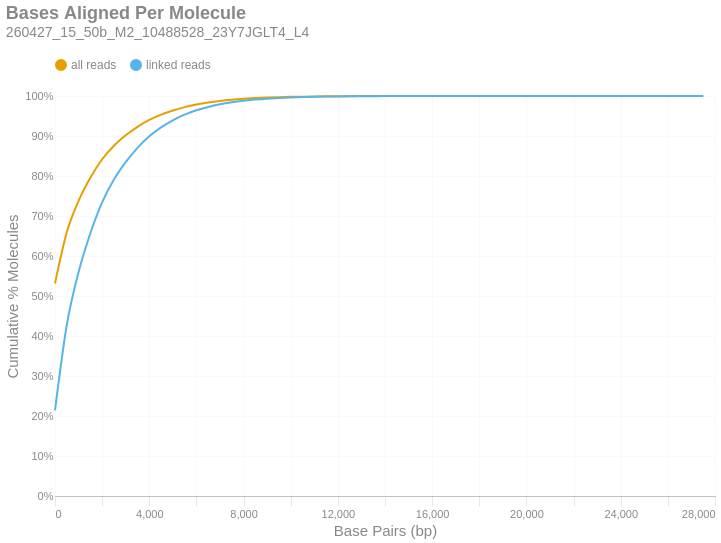

The cell this chart's notebook holds for it:
### Markdown cell above
### Bases Aligned Per Molecule
This is a cumulative frequency distribution showing the number of base pairs aligned per unique molecule. These data are shown in 500 bp bins. There are two distributions: one with `all reads` (yellow) and another with only `linked reads` (blue). The percent of molecules in the `linked reads` distribution is relative to the total number of linked molecules.

### Code cell
if SKIPLR:
    print_html(f"Skipped")
else:
    binned_df = consolidated_hist(valids['aligned_bp'], mask, 500, True)
    with SafeRender(binned_df):
        (
            density_plot(binned_df, 'Bases Aligned Per Molecule', samplename, 'basesper')
            .encode(
                x=alt.X('bin:Q', title="Base Pairs (bp)").axis(tickMinStep=500).scale(padding=0),
                y=alt.Y('value:Q', title='Cumulative % Molecules')
                    .axis(format='%')
                    .scale(domain = [0,1])
                    .stack(False),
                color=alt.Color("key:N").scale(domain = ["all reads", "linked reads"]),
                tooltip = [
                    alt.Tooltip("key:N", title = "Data Type"),
                    alt.Tooltip("range_label:N", title="Bases Aligned Per Molecule"),
                    alt.Tooltip("value:Q", format = ".2%", title="% Molecules (Cum.)")
                ]
            )
        ).display()

### Figure 1 — Vega-Lite specification as saved in the notebook (floating-point values rounded to 4 significant figures)
{"width": "container", "height": 400, "config": {"title": {"anchor": "start", "dy": -15, "fontSize": 18, "color": "#888888", "subtitleColor": "#888888", "subtitleFontSize": 14}, "arc": {"fill": "#0072B2"}, "axis": {"domainColor": "#888888", "domainWidth": 0.5, "gridWidth": 0.2, "grid": false, "titleFontWeight": 400, "titleFontSize": 15, "labelFontSize": 11, "labelColor": "#888888", "tickColor": "#888888", "tickWidth": 0.2, "titleColor": "#888888"}, "axisBand": {"grid": false}, "axisX": {"grid": true, "tickSize": 10, "domainCap": "round"}, "axisY": {"domain": false, "grid": true, "tickSize": 0, "domainCap": "round"}, "background": "transparent", "header": {"labelFontSize": 15, "labelColor": "#888888", "titleFontSize": 15, "titleFontWeight": 600, "titleColor": "#888888"}, "legend": {"labelFont": "sans-serif", "labelFontSize": 12, "labelColor": "#888888", "symbolSize": 100, "symbolType": "circle", "titleFontSize": 12, "titlePadding": 10, "titleColor": "#888888", "title": null, "orient": "top"}, "range": {"category": ["#E69F00", "#56B4E9", "#009E73", "#F0E442", "#0072B2", "#D55E00", "#CC79A7", "#000000"], "diverging": ["#cfe8f3", "#a2d4ec", "#73bfe2", "#46abdb", "#1696d2", "#12719e"]}, "area": {"fill": "#0072B2", "fillOpacity": 0.7, "line": true, "strokeOpacity": 0.7}, "line": {"color": "#0072B2", "stroke": "#0072B2", "strokeWidth": 2}, "trail": {"color": "#0072B2", "stroke": "#0072B2", "strokeWidth": 0, "size": 1}, "point": {"filled": true, "fillOpacity": 1.0, "size": 95}, "text": {"color": "#888888", "fontSize": 11, "align": "right", "fontWeight": 400, "size": 11}, "bar": {"fill": "#0072B2", "stroke": null}, "view": {"stroke": null, "continuousWidth": 660, "continuousHeight": 400}}, "data": {"name": "data-04809207689649821e4cdf4ae3b3608b"}, "mark": {"type": "line", "interpolate": "monotone", "point": {"opacity": 0, "size": 275}}, "encoding": {"color": {"field": "key", "scale": {"domain": ["all reads", "linked reads"]}, "type": "nominal"}, "tooltip": [{"field": "key", "title": "Data Type", "type": "nominal"}, {"field": "range_label", "title": "Bases Aligned Per Molecule", "type": "nominal"}, {"field": "value", "format": ".2%", "title": "% Molecules (Cum.)", "type": "quantitative"}], "x": {"axis": {"tickMinStep": 500}, "field": "bin", "scale": {"padding": 0}, "title": "Base Pairs (bp)", "type": "quantitative"}, "y": {"axis": {"format": "%"}, "field": "value", "scale": {"domain": [0, 1]}, "stack": false, "title": "Cumulative % Molecules", "type": "quantitative"}}, "params": [{"name": "param_c36ac31b6afebe62", "select": {"type": "point", "fields": ["key"]}, "bind": "legend"}], "title": {"text": "Bases Aligned Per Molecule", "subtitle": "260427_15_50b_M2_10488528_23Y7JGLT4_L4"}, "transform": [{"fold": ["all reads (cumsum)", "linked reads (cumsum)"]}, {"calculate": "replace(datum.key, ' (cumsum)', '')", "as": "key"}, {"filter": {"param": "param_c36ac31b6afebe62"}}], "usermeta": {"embedOptions": {"downloadFileName": "260427_15_50b_M2_10488528_23Y7JGLT4_L4.basesper"}}, "$schema": "https://vega.github.io/schema/vega-lite/v6.4.1.json", "datasets": {"data-04809207689649821e4cdf4ae3b3608b": [{"bin": "0.0", "interval": "0.0-500.0", "all reads": 0.5313, "linked reads": 0.2138, "all reads (cumsum)": 0.5313, "linked reads (cumsum)": 0.2138, "range_label": "0-499"}, {"bin": "500.0", "interval": "500.0-1000.0", "all reads": 0.128, "linked reads": 0.2136, "all reads (cumsum)": 0.6594, "linked reads (cumsum)": 0.4274, "range_label": "500-999"}, {"bin": "1000.0", "interval": "1000.0-1500.0", "all reads": 0.07861, "linked reads": 0.1321, "all reads (cumsum)": 0.738, "linked reads (cumsum)": 0.5595, "range_label": "1000-1499"}, {"bin": "1500.0", "interval": "1500.0-2000.0", "all reads": 0.05785, "linked reads": 0.09726, "all reads (cumsum)": 0.7959, "linked reads (cumsum)": 0.6568, "range_label": "1500-1999"}, {"bin": "2000.0", "interval": "2000.0-2500.0", "all reads": 0.04602, "linked reads": 0.07736, "all reads (cumsum)": 0.8419, "linked reads (cumsum)": 0.7341, "range_label": "2000-2499"}, {"bin": "2500.0", "interval": "2500.0-3000.0", "all reads": 0.03394, "linked reads": 0.05707, "all reads (cumsum)": 0.8758, "linked reads (cumsum)": 0.7912, "range_label": "2500-2999"}, {"bin": "3000.0", "interval": "3000.0-3500.0", "all reads": 0.02589, "linked reads": 0.04353, "all reads (cumsum)": 0.9017, "linked reads (cumsum)": 0.8347, "range_label": "3000-3499"}, {"bin": "3500.0", "interval": "3500.0-4000.0", "all reads": 0.02127, "linked reads": 0.03575, "all reads (cumsum)": 0.923, "linked reads (cumsum)": 0.8705, "range_label": "3500-3999"}, {"bin": "4000.0", "interval": "4000.0-4500.0", "all reads": 0.01714, "linked reads": 0.02881, "all reads (cumsum)": 0.9401, "linked reads (cumsum)": 0.8993, "range_label": "4000-4499"}, {"bin": "4500.0", "interval": "4500.0-5000.0", "all reads": 0.01335, "linked reads": 0.02245, "all reads (cumsum)": 0.9535, "linked reads (cumsum)": 0.9218, "range_label": "4500-4999"}, {"bin": "5000.0", "interval": "5000.0-5500.0", "all reads": 0.01046, "linked reads": 0.01759, "all reads (cumsum)": 0.9639, "linked reads (cumsum)": 0.9393, "range_label": "5000-5499"}, {"bin": "5500.0", "interval": "5500.0-6000.0", "all reads": 0.008292, "linked reads": 0.01394, "all reads (cumsum)": 0.9722, "linked reads (cumsum)": 0.9533, "range_label": "5500-5999"}, {"bin": "6000.0", "interval": "6000.0-6500.0", "all reads": 0.006487, "linked reads": 0.01091, "all reads (cumsum)": 0.9787, "linked reads (cumsum)": 0.9642, "range_label": "6000-6499"}, {"bin": "6500.0", "interval": "6500.0-7000.0", "all reads": 0.005063, "linked reads": 0.008512, "all reads (cumsum)": 0.9838, "linked reads (cumsum)": 0.9727, "range_label": "6500-6999"}, {"bin": "7000.0", "interval": "7000.0-7500.0", "all reads": 0.003918, "linked reads": 0.006586, "all reads (cumsum)": 0.9877, "linked reads (cumsum)": 0.9793, "range_label": "7000-7499"}, {"bin": "7500.0", "interval": "7500.0-8000.0", "all reads": 0.003007, "linked reads": 0.005056, "all reads (cumsum)": 0.9907, "linked reads (cumsum)": 0.9843, "range_label": "7500-7999"}, {"bin": "8000.0", "interval": "8000.0-8500.0", "all reads": 0.002296, "linked reads": 0.003861, "all reads (cumsum)": 0.993, "linked reads (cumsum)": 0.9882, "range_label": "8000-8499"}, {"bin": "8500.0", "interval": "8500.0-9000.0", "all reads": 0.001768, "linked reads": 0.002972, "all reads (cumsum)": 0.9948, "linked reads (cumsum)": 0.9912, "range_label": "8500-8999"}, {"bin": "9000.0", "interval": "9000.0-9500.0", "all reads": 0.001339, "linked reads": 0.002251, "all reads (cumsum)": 0.9961, "linked reads (cumsum)": 0.9934, "range_label": "9000-9499"}, {"bin": "9500.0", "interval": "9500.0-10000.0", "all reads": 0.001014, "linked reads": 0.001705, "all reads (cumsum)": 0.9971, "linked reads (cumsum)": 0.9951, "range_label": "9500-9999"}, {"bin": "10000.0", "interval": "10000.0-10500.0", "all reads": 0.0007621, "linked reads": 0.001281, "all reads (cumsum)": 0.9979, "linked reads (cumsum)": 0.9964, "range_label": "10000-10499"}, {"bin": "10500.0", "interval": "10500.0-11000.0", "all reads": 0.0005664, "linked reads": 0.0009522, "all reads (cumsum)": 0.9984, "linked reads (cumsum)": 0.9974, "range_label": "10500-10999"}, {"bin": "11000.0", "interval": "11000.0-11500.0", "all reads": 0.0004269, "linked reads": 0.0007177, "all reads (cumsum)": 0.9989, "linked reads (cumsum)": 0.9981, "range_label": "11000-11499"}, {"bin": "11500.0", "interval": "11500.0-12000.0", "all reads": 0.0003098, "linked reads": 0.0005209, "all reads (cumsum)": 0.9992, "linked reads (cumsum)": 0.9986, "range_label": "11500-11999"}, {"bin": "12000.0", "interval": "12000.0-12500.0", "all reads": 0.0002331, "linked reads": 0.000392, "all reads (cumsum)": 0.9994, "linked reads (cumsum)": 0.999, "range_label": "12000-12499"}, {"bin": "12500.0", "interval": "12500.0-13000.0", "all reads": 0.0001678, "linked reads": 0.0002821, "all reads (cumsum)": 0.9996, "linked reads (cumsum)": 0.9993, "range_label": "12500-12999"}, {"bin": "13000.0", "interval": "13000.0-13500.0", "all reads": 0.0001235, "linked reads": 0.0002076, "all reads (cumsum)": 0.9997, "linked reads (cumsum)": 0.9995, "range_label": "13000-13499"}, {"bin": "13500.0", "interval": "13500.0-14000.0", "all reads": 8.47e-05, "linked reads": 0.0001424, "all reads (cumsum)": 0.9998, "linked reads (cumsum)": 0.9996, "range_label": "13500-13999"}, {"bin": "14000.0", "interval": "14000.0-14500.0", "all reads": 6.302e-05, "linked reads": 0.000106, "all reads (cumsum)": 0.9998, "linked reads (cumsum)": 0.9997, "range_label": "14000-14499"}, {"bin": "14500.0", "interval": "14500.0-15000.0", "all reads": 4.621e-05, "linked reads": 7.769e-05, "all reads (cumsum)": 0.9999, "linked reads (cumsum)": 0.9998, "range_label": "14500-14999"}, {"bin": "15000.0", "interval": "15000.0-15500.0", "all reads": 3.341e-05, "linked reads": 5.618e-05, "all reads (cumsum)": 0.9999, "linked reads (cumsum)": 0.9999, "range_label": "15000-15499"}, {"bin": "15500.0", "interval": "15500.0-16000.0", "all reads": 2.397e-05, "linked reads": 4.03e-05, "all reads (cumsum)": 0.9999, "linked reads (cumsum)": 0.9999, "range_label": "15500-15999"}, {"bin": "16000.0", "interval": "16000.0-16500.0", "all reads": 1.579e-05, "linked reads": 2.655e-05, "all reads (cumsum)": 1.0, "linked reads (cumsum)": 0.9999, "range_label": "16000-16499"}, {"bin": "16500.0", "interval": "16500.0-17000.0", "all reads": 1.356e-05, "linked reads": 2.28e-05, "all reads (cumsum)": 1.0, "linked reads (cumsum)": 1.0, "range_label": "16500-16999"}, {"bin": "17000.0", "interval": "17000.0-17500.0", "all reads": 7.769e-06, "linked reads": 1.306e-05, "all reads (cumsum)": 1.0, "linked reads (cumsum)": 1.0, "range_label": "17000-17499"}, {"bin": "17500.0", "interval": "17500.0-18000.0", "all reads": 5.433e-06, "linked reads": 9.135e-06, "all reads (cumsum)": 1.0, "linked reads (cumsum)": 1.0, "range_label": "17500-17999"}, {"bin": "18000.0", "interval": "18000.0-18500.0", "all reads": 3.148e-06, "linked reads": 5.293e-06, "all reads (cumsum)": 1.0, "linked reads (cumsum)": 1.0, "range_label": "18000-18499"}, {"bin": "18500.0", "interval": "18500.0-19000.0", "all reads": 2.742e-06, "linked reads": 4.61e-06, "all reads (cumsum)": 1.0, "linked reads (cumsum)": 1.0, "range_label": "18500-18999"}, {"bin": "19000.0", "interval": "19000.0-19500.0", "all reads": 1.523e-06, "linked reads": 2.561e-06, "all reads (cumsum)": 1.0, "linked reads (cumsum)": 1.0, "range_label": "19000-19499"}, {"bin": "19500.0", "interval": "19500.0-20000.0", "all reads": 1.32e-06, "linked reads": 2.22e-06, "all reads (cumsum)": 1.0, "linked reads (cumsum)": 1.0, "range_label": "19500-19999"}, {"bin": "20000.0", "interval": "20000.0-20500.0", "all reads": 6.094e-07, "linked reads": 1.025e-06, "all reads (cumsum)": 1.0, "linked reads (cumsum)": 1.0, "range_label": "20000-20499"}, {"bin": "20500.0", "interval": "20500.0-21000.0", "all reads": 5.078e-07, "linked reads": 8.538e-07, "all reads (cumsum)": 1.0, "linked reads (cumsum)": 1.0, "range_label": "20500-20999"}, {"bin": "21000.0", "interval": "21000.0-21500.0", "all reads": 5.078e-07, "linked reads": 8.538e-07, "all reads (cumsum)": 1.0, "linked reads (cumsum)": 1.0, "range_label": "21000-21499"}, {"bin": "21500.0", "interval": "21500.0-22000.0", "all reads": 3.047e-07, "linked reads": 5.123e-07, "all reads (cumsum)": 1.0, "linked reads (cumsum)": 1.0, "range_label": "21500-21999"}, {"bin": "22000.0", "interval": "22000.0-22500.0", "all reads": 3.555e-07, "linked reads": 5.976e-07, "all reads (cumsum)": 1.0, "linked reads (cumsum)": 1.0, "range_label": "22000-22499"}, {"bin": "22500.0", "interval": "22500.0-23000.0", "all reads": 1.523e-07, "linked reads": 2.561e-07, "all reads (cumsum)": 1.0, "linked reads (cumsum)": 1.0, "range_label": "22500-22999"}, {"bin": "23000.0", "interval": "23000.0-23500.0", "all reads": 2.031e-07, "linked reads": 3.415e-07, "all reads (cumsum)": 1.0, "linked reads (cumsum)": 1.0, "range_label": "23000-23499"}, {"bin": "23500.0", "interval": "23500.0-24000.0", "all reads": 1.016e-07, "linked reads": 1.708e-07, "all reads (cumsum)": 1.0, "linked reads (cumsum)": 1.0, "range_label": "23500-23999"}, {"bin": "24000.0", "interval": "24000.0-24500.0", "all reads": 0.0, "linked reads": 0.0, "all reads (cumsum)": 1.0, "linked reads (cumsum)": 1.0, "range_label": "24000-24499"}, {"bin": "24500.0", "interval": "24500.0-25000.0", "all reads": 5.078e-08, "linked reads": 8.538e-08, "all reads (cumsum)": 1.0, "linked reads (cumsum)": 1.0, "range_label": "24500-24999"}, {"bin": "25000.0", "interval": "25000.0-25500.0", "all reads": 5.078e-08, "linked reads": 8.538e-08, "all reads (cumsum)": 1.0, "linked reads (cumsum)": 1.0, "range_label": "25000-25499"}, {"bin": "25500.0", "interval": "25500.0-26000.0", "all reads": 0.0, "linked reads": 0.0, "all reads (cumsum)": 1.0, "linked reads (cumsum)": 1.0, "range_label": "25500-25999"}, {"bin": "26000.0", "interval": "26000.0-26500.0", "all reads": 0.0, "linked reads": 0.0, "all reads (cumsum)": 1.0, "linked reads (cumsum)": 1.0, "range_label": "26000-26499"}, {"bin": "26500.0", "interval": "26500.0-27000.0", "all reads": 0.0, "linked reads": 0.0, "all reads (cumsum)": 1.0, "linked reads (cumsum)": 1.0, "range_label": "26500-26999"}, {"bin": "27000.0", "interval": "27000.0-27500.0", "all reads": 0.0, "linked reads": 0.0, "all reads (cumsum)": 1.0, "linked reads (cumsum)": 1.0, "range_label": "27000-27499"}, {"bin": "27500.0", "interval": "27500.0-28000.0", "all reads": 5.078e-08, "linked reads": 8.538e-08, "all reads (cumsum)": 1.0, "linked reads (cumsum)": 1.0, "range_label": "27500-27999"}]}}
